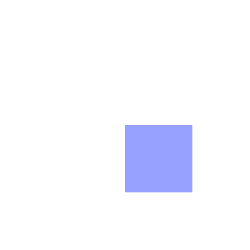
Frame 1 (no input)
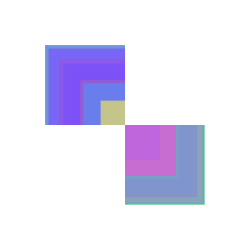
Frame 60 (the mouse pressed at the canvas centre just before this capture)
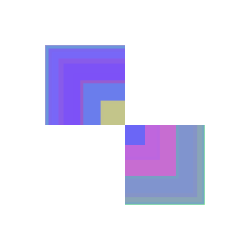
Frame 120 (the mouse held since frame 60 and released just before this capture)

The Processing sketch that drew these frames (run headless with seeded random() and noise(); from frame 60 on, the mouse is pressed at the canvas centre):

// Processing sketch: processing_160817
// ── processing_160817.pde

int counter;

void setup() {  //setup function called initially, only once
  size(250, 250);
  background(255);  //set background white
  colorMode(HSB);   //set colors to Hue, Saturation, Brightness mode
  counter = 0;
}

void draw() {  //draw function loops 
  counter++;
  noStroke();
  fill(random(255),180,255,150);
  
  if(mousePressed == true) { //add some interaction
    rect(mouseX, mouseY, 20, 20);
  }
  else {
    rect(width/2, height/2, 80*sin(counter), 80*sin(counter));
  }
}
